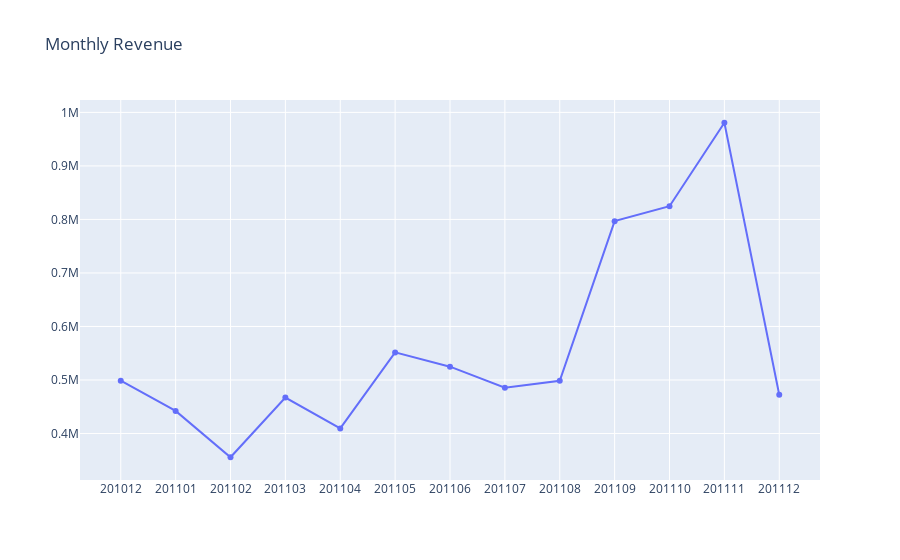

The code cell stored with this chart in its notebook:
### Code cell
plot_data = [
    go.Scatter(
        x=df_revenue['InvoiceYearMonth'],
        y=df_revenue['Revenue'],
        mode='lines+markers'
    )
]

plot_layout = go.Layout(
        xaxis={"type": "category"},
        title='Monthly Revenue'
    )
fig = go.Figure(data=plot_data, layout=plot_layout)
pyoff.iplot(fig)

### Figure 1 — Plotly figure (JSON) as saved in the notebook; plotly's stock layout.template omitted (floating-point values rounded to 4 significant figures)
{"data": [{"mode": "lines+markers", "type": "scatter", "x": [201012, 201101, 201102, 201103, 201104, 201105, 201106, 201107, 201108, 201109, 201110, 201111, 201112], "y": [498700.0, 442200.0, 355700.0, 467200.0, 409600.0, 551600.0, 524900.0, 485600.0, 498500.0, 796800.0, 824800.0, 980600.0, 472400.0]}], "layout": {"title": {"text": "Monthly Revenue"}, "xaxis": {"type": "category"}}}
